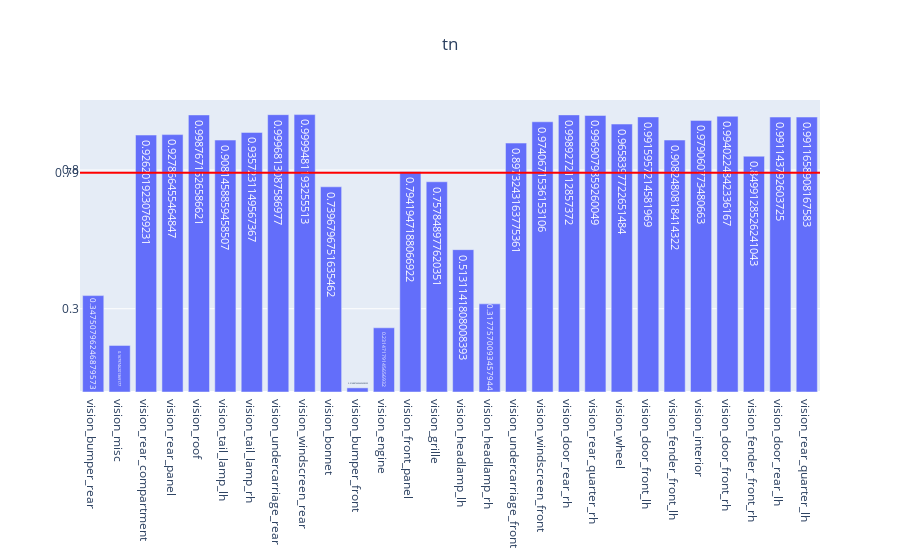

Here is the notebook cell this chart was saved with:
### Code cell
genVisMulitlabel(partEvalMetrics, "tn")

### Figure 1 — Plotly figure (JSON) as saved in the notebook; plotly's stock layout.template omitted (floating-point values rounded to 4 significant figures)
{"data": [{"text": [0.3475, 0.168, 0.9262, 0.9279, 0.9988, 0.9081, 0.9357, 0.9997, 0.9999, 0.7397, 0.01489, 0.2315, 0.7942, 0.7578, 0.5131, 0.3178, 0.8973, 0.9741, 0.9989, 0.9969, 0.9658, 0.9916, 0.9082, 0.9791, 0.994, 0.8499, 0.9911, 0.9912], "type": "bar", "x": ["vision_bumper_rear", "vision_misc", "vision_rear_compartment", "vision_rear_panel", "vision_roof", "vision_tail_lamp_lh", "vision_tail_lamp_rh", "vision_undercarriage_rear", "vision_windscreen_rear", "vision_bonnet", "vision_bumper_front", "vision_engine", "vision_front_panel", "vision_grille", "vision_headlamp_lh", "vision_headlamp_rh", "vision_undercarriage_front", "vision_windscreen_front", "vision_door_rear_rh", "vision_rear_quarter_rh", "vision_wheel", "vision_door_front_lh", "vision_fender_front_lh", "vision_interior", "vision_door_front_rh", "vision_fender_front_rh", "vision_door_rear_lh", "vision_rear_quarter_lh"], "y": [0.3475, 0.168, 0.9262, 0.9279, 0.9988, 0.9081, 0.9357, 0.9997, 0.9999, 0.7397, 0.01489, 0.2315, 0.7942, 0.7578, 0.5131, 0.3178, 0.8973, 0.9741, 0.9989, 0.9969, 0.9658, 0.9916, 0.9082, 0.9791, 0.994, 0.8499, 0.9911, 0.9912]}], "layout": {"shapes": [{"line": {"color": "red", "width": 2}, "type": "line", "x0": 0, "x1": 1, "xref": "x domain", "y0": 0.79, "y1": 0.79, "yref": "y"}], "title": {"text": "tn", "x": 0.5}, "yaxis": {"tickmode": "array", "tickvals": ["0.79", 0.3, 0.8]}}}
